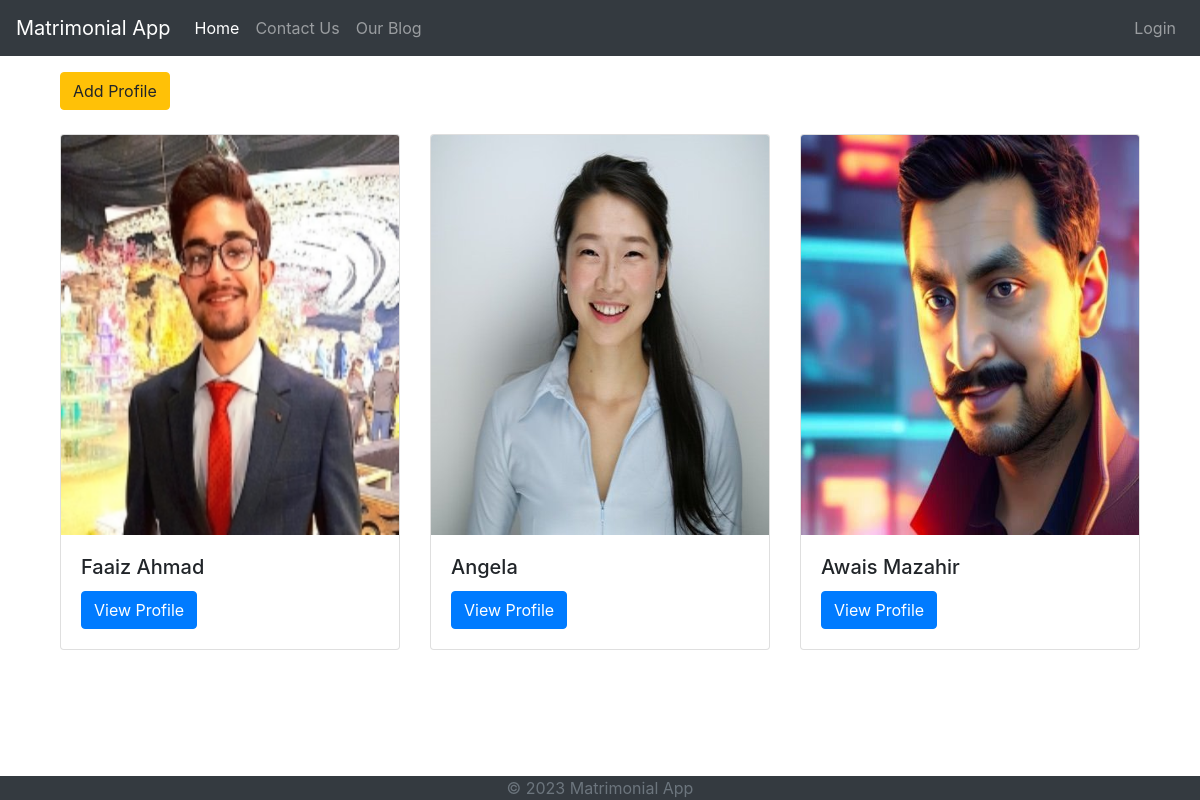
The page / on the database its author committed.
### matrimony/models.py (models this page shows, shortened)
class Profile(models.Model):
    GENDER_CHOICES = [
        ('M', 'Male'),
        ('F', 'Female'),
    ]
    name = models.CharField(max_length=100)
    profile_pic = models.ImageField(null=True, blank=True)
    age = models.IntegerField()
    gender = models.CharField(max_length=1, choices=GENDER_CHOICES)
    occupation = models.CharField(max_length=100, null=True, blank=True)
    birth_date = models.DateField(null=True)
    is_married = models.BooleanField(default=False)
    email = models.EmailField(max_length=254, unique=True)
    religion = models.ForeignKey(Religion, on_delete=models.CASCADE, related_name='profiles', null=True)
    sect = models.ForeignKey(Sect, on_delete=models.CASCADE, related_name='profiles', null=True)
    caste = models.ForeignKey(Caste, on_delete=models.CASCADE, related_name='profiles', null=True)
    hobbies = models.ManyToManyField(Hobby, related_name='profiles')
    father = models.OneToOneField(FatherProfile, on_delete=models.CASCADE, related_name='dependent', null=True)

### matrimony/views.py (the view)
# urls.py: path('', views.ProfileListView, name='profile_list'),
def ProfileListView(request):
    profiles = Profile.objects.all()
    return render(request, 'matrimony/profile_list.html', {'profiles': profiles})

### matrimony/templates/matrimony/profile_list.html (shortened to what this page needs)
{% extends 'base.html' %}
{% load static %}
{% block content %}
    <div class="container">
        <a href="{% url 'matrimony:new_profile' %}" class="btn btn-warning">Add Profile</a><br><br>
        <div class="row">
            {% for profile in profiles %}
                <div class="col-md-4">
                    <div class="card">
                        <img class="card-img-top" src="{{ profile.profile_pic.url }}" alt="Profile picture" width="300"
                             height="400">
                        <div class="card-body">
                            <h5 class="card-title">{{ profile.name }}</h5>
                            <a href="{% url 'matrimony:profile_detail' profile.id %}" class="btn btn-primary">View
                                Profile</a>
                        </div>
                    </div>
                </div>
            {% endfor %}
        </div>
    </div>
{% endblock %}

### templates/base.html (shortened to what this page needs)
{% load static %}
<!DOCTYPE html>
<html>
<head>
    <link rel="stylesheet" href="https://stackpath.bootstrapcdn.com/bootstrap/4.3.1/css/bootstrap.min.css">
</head>
<body>
{% include 'header.html' %}
<main role="main" class="container">
    {% block content %}{% endblock %}
</main>
<br><br>
{% include 'footer.html' %}
</body>
</html>

### templates/header.html (shortened to what this page needs)
<nav class="navbar navbar-expand-lg navbar-dark bg-dark">
    <a class="navbar-brand" href="#">Matrimonial App</a>
    <div class="collapse navbar-collapse" id="navbarNav">
        <ul class="navbar-nav">
            <li class="nav-item active">
                <a class="nav-link" href="{% url 'matrimony:profile_list' %}">Home</a>
            </li>
            <li class="nav-item">
                <a class="nav-link" href="{% url 'matrimony:contact' %}">Contact Us</a>
            </li>
            <li class="nav-item">
                <a class="nav-link" href="{% url 'blog:post_list' %}">Our Blog</a>
            </li>
        </ul>
        <ul class="navbar-nav ml-auto">
            {% if user.is_authenticated %}
                <li class="nav-item dropdown">
                    <a class="nav-link dropdown-toggle" href="#" role="button" data-bs-toggle="dropdown"
                       aria-expanded="false">
                        {{ user.username }}
                    </a>
                    <ul class="dropdown-menu dropdown-menu-right">
                        <li><a class="dropdown-item" href="{% url 'password_change' %}">Change Password</a></li>
                        <li><a class="dropdown-item" href="{% url 'accounts:delete' %}">Delete Account</a></li>
                        <li><a class="dropdown-item" href="{% url 'accounts:logout' %}">Logout</a></li>
                    </ul>
                </li>
            {% else %}
                <li class="nav-item">
                    <a class="nav-link" href="{% url 'accounts:login' %}">Login</a>
                </li>
            {% endif %}
        </ul>
    </div>
</nav>

### templates/footer.html
<footer class="footer bg-dark fixed-bottom">
    <div class="container">
        <span class="text-muted text-center d-block">© 2023 Matrimonial App</span>
    </div>
</footer>

### rows shown on the page
Profile: profile_pic (picture), name "Faaiz Ahmad"
Profile: profile_pic (picture), name "Angela"
Profile: profile_pic (picture), name "Awais Mazahir"
